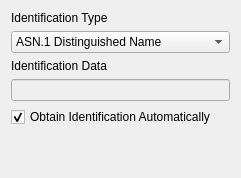
         <widget class="QWidget" name="tab" >
          <attribute name="title" >
           <string>Local Identity</string>
          </attribute>
          <layout class="QVBoxLayout" >
           <item>
            <widget class="QLabel" name="textLabelLocalIDType" >
             <property name="text" >
              <string>Identification Type</string>
             </property>
             <property name="wordWrap" >
              <bool>false</bool>
             </property>
            </widget>
           </item>
           <item>
            <widget class="QComboBox" name="comboBoxLocalIDType" >
             <item>
              <property name="text" >
               <string>ASN.1 Distinguished Name</string>
              </property>
             </item>
             <item>
              <property name="text" >
               <string>Fully Qualified Domain Name</string>
              </property>
             </item>
             <item>
              <property name="text" >
               <string>User Fully Qualified Domain Name</string>
              </property>
             </item>
             <item>
              <property name="text" >
               <string>IP Address</string>
              </property>
             </item>
             <item>
              <property name="text" >
               <string>Key Identifier</string>
              </property>
             </item>
            </widget>
           </item>
           <item>
            <widget class="QLabel" name="textLabelLocalIDData" >
             <property name="text" >
              <string>Identification Data</string>
             </property>
             <property name="wordWrap" >
              <bool>false</bool>
             </property>
            </widget>
           </item>
           <item>
            <widget class="QLineEdit" name="lineEditLocalIDData" >
             <property name="enabled" >
              <bool>false</bool>
             </property>
            </widget>
           </item>
           <item>
            <widget class="QCheckBox" name="checkBoxLocalIDOption" >
             <property name="text" >
              <string>Obtain Identification Automatically</string>
             </property>
             <property name="checked" >
              <bool>true</bool>
             </property>
            </widget>
           </item>
           <item>
            <spacer>
             <property name="orientation" >
              <enum>Qt::Vertical</enum>
             </property>
             <property name="sizeHint" stdset="0" >
              <size>
               <width>20</width>
               <height>40</height>
              </size>
             </property>
            </spacer>
           </item>
          </layout>
         </widget>
